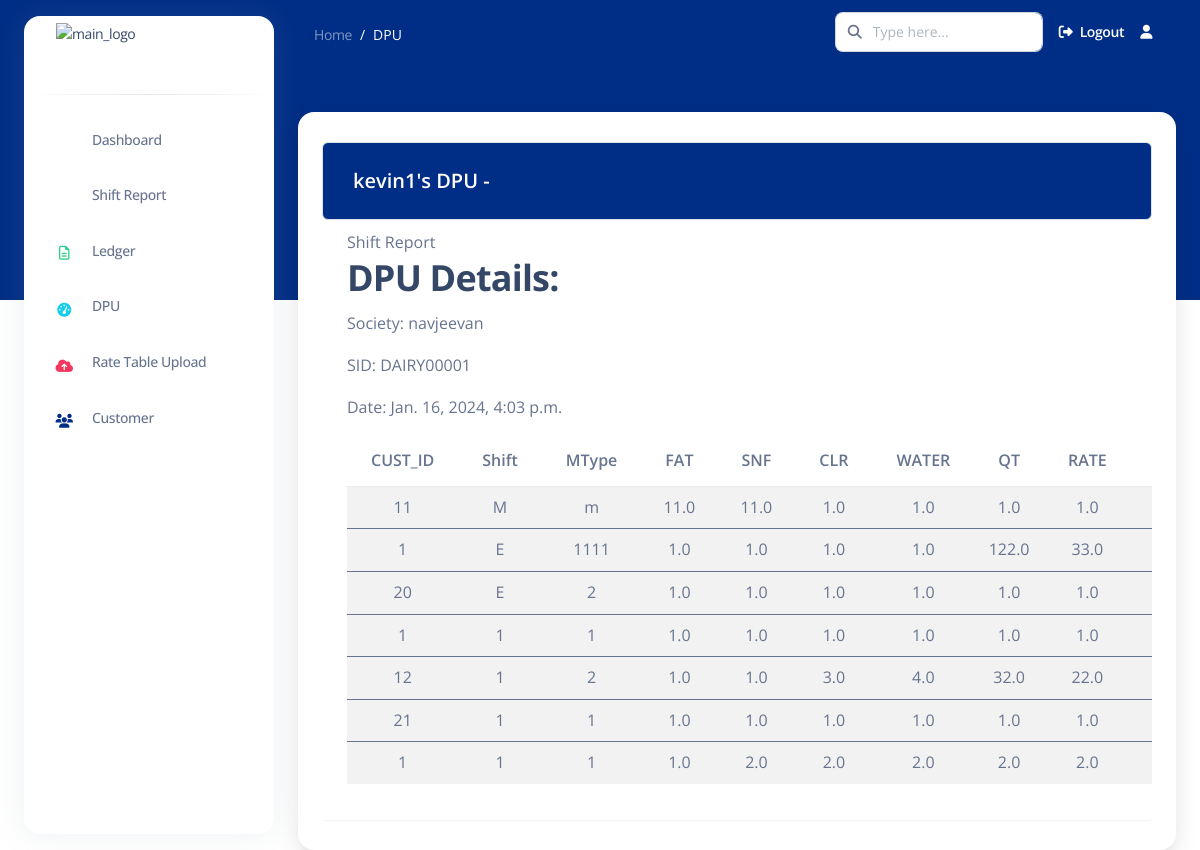
/dpudetails/DAIRY00001/, run on the app's committed database.
### apps/common/models.py (models this page shows, shortened)
class DPU(models.Model):
    user = models.ForeignKey(User, on_delete=models.CASCADE)
    location = models.CharField(max_length=255)
    st_id = models.CharField(max_length=50, unique=True, primary_key=True)  # Renamed from dpu_id to st_id
    society = models.CharField(max_length=255)
    mobile_number = models.CharField(max_length=15)
    owner = models.CharField(max_length=255)
    STATUS_CHOICES = [
        ('active', 'Active'),
        ('deactivated', 'Deactivated'),
    ]
    status = models.CharField(max_length=20, choices=STATUS_CHOICES, default='active')
    date = models.DateTimeField(auto_now_add=True)  # Automatically set on creation

class DREC(models.Model):
    REC_TYPE = models.CharField(max_length=255, default="", blank=True)
    SLIP_TYPE = models.IntegerField(null=True, default=None)
    ST_ID = models.ForeignKey(DPU, on_delete=models.CASCADE, related_name='drecs')  # Use ForeignKey instead of OneToOneField
    CUST_ID = models.IntegerField(null=True, default=None)
    TotalFileRecord = models.IntegerField(null=True, default=None)
    FlagEdited = models.CharField(max_length=255, default="", blank=True)
    MType = models.CharField(max_length=255,null=True, default=None)
    RecordingDate = models.DateField(null=True, default=None)
    SHIFT = models.CharField(max_length=255,null=True, default=None)
    FAT = models.FloatField(null=True, default=None)
    FAT_UNIT = models.CharField(max_length=255, default="", blank=True)
    SNF = models.FloatField(null=True, default=None)
    SNF_UNIT = models.CharField(max_length=255, default="", blank=True)
    CLR = models.FloatField(null=True, default=None)
    CLR_UNIT = models.CharField(max_length=255, default="", blank=True)
    WATER = models.FloatField(null=True, default=None)
    WATER_UNIT = models.CharField(max_length=255, default="", blank=True)
    QT = models.FloatField(null=True, default=None)
    QT_UNIT = models.CharField(max_length=255, default="", blank=True)
    RATE = models.FloatField(null=True, default=None)
    Amount = models.FloatField(null=True, default=None)
    CAmount = models.FloatField(null=True, default=None)
    CSR_NO = models.IntegerField(null=True, default=None)
    CREV = models.IntegerField(null=True, default=None)
    END_TAG = models.CharField(max_length=255, default="", blank=True)
    dpuid = models.CharField(max_length=255, default="", blank=True)

### apps/common/views.py (the view)
# urls.py: path('dpudetails/<str:dpuid>/', dpudetails, name='dpudetails'),
def dpudetails(request, dpuid):
    dpu = get_object_or_404(DPU, st_id=dpuid)
    drecs = dpu.drecs.all()  # Use the correct related name
    context = {
        'dpu': dpu,
        'drecs': drecs,
    }
    return render(request, 'common/dpudetails.html', context)

### templates/common/dpudetails.html (shortened to what this page needs)
{% extends 'base2.html' %}
{% load static %}
{% load crispy_forms_tags %}
{% block content %}
<nav class="navbar navbar-main navbar-expand-lg px-0 mx-4 shadow-none border-radius-xl " id="navbarBlur"
    data-scroll="false">
    <div class="container-fluid py-1 px-3">
        <nav aria-label="breadcrumb">
            <ol class="breadcrumb bg-transparent mb-0 pb-0 pt-1 px-0 me-sm-6 me-5">
                <li class="breadcrumb-item text-sm"><a class="opacity-5 text-white" href="">Home</a>
                </li>
                <li class="breadcrumb-item text-sm text-white active" aria-current="page">DPU</li>
            </ol>
        </nav>
        <div class="collapse navbar-collapse mt-sm-0 mt-2 me-md-0 me-sm-4" id="navbar">
            <div class="ms-md-auto pe-md-3 d-flex align-items-center">
                <div class="input-group">
                    <span class="input-group-text text-body"><i class="fas fa-search" aria-hidden="true"></i></span>
                    <input type="text" class="form-control" placeholder="Type here...">
                </div>
            </div>
            <ul class="navbar-nav  justify-content-end">
                <li class="nav-item d-flex align-items-center">
                    <a href="{% url 'logout' %}" class="nav-link text-white font-weight-bold px-0">
                        <i class="fa fa-sign-out me-sm-1"></i>
                        <span class="d-sm-inline d-none">Logout</span>
                    </a>
                </li>
                <li class="nav-item dropdown pe-2 px-3 d-flex align-items-center">
                    <a href="javascript:;" class="nav-link text-white p-0" id="dropdownMenuButton"
                        data-bs-toggle="dropdown" aria-expanded="false">
                        <i class="fa fa-user cursor-pointer"></i>
                    </a>
                </li>
            </ul>
        </div>
    </div>
</nav>
<div class="container-fluid mt-5">
    <div class="card o-hidden border-0 shadow-lg mt-5">
        <div class="container">
            <div class="table-wrapper table-responsive">
                <div class="table-title border rounded">
                    <div class="row">
                        <div class="col-sm-6">
                            <h5 class="text-white mt-2">{{ dpu.user.username }}'s DPU - {{ dpu.dpu_id }}</h5>
                        </div>
                    </div>
                </div>
                <table class="table table-striped table-hover rounded table-responsive">
                    <thead>
                        <h2>DPU Details:</h2>
                        <p>Society: {{ dpu.society }}</p>
                        <p>SID: {{ dpu.st_id }}</p>
                        <p>Date: {{ dpu.date }}</p>
                        <tr>
                            <th>CUST_ID </th>
                            <th>Shift</th>
                            <th>MType</th>
                            <th>FAT</th>
                            <th>SNF</th>
                            <th>CLR</th>
                            <th>WATER</th>
                            <th>QT</th>
                            <th>RATE</th>
                            <th>Amount</th>
                        </tr>
                    </thead>
                    {% for drec in drecs %}
                    <tbody>
                        <tr class="align-items-center text-align-center rounded">
                            <td>{{ drec.CUST_ID }}</td>
                            <td>{{ drec.SHIFT }}</td>
                            <td>{{ drec.MType }}</td>
                            <td>{{ drec.FAT }}</td>
                            <td>{{ drec.SNF }}</td>
                            <td>{{ drec.CLR }}</td>
                            <td>{{ drec.WATER }}</td>
                            <td>{{ drec.QT }}</td>
                            <td>{{ drec.RATE }}</td>
                            <td>{{ drec.Amount }}</td>
                        </tr>
                    </tbody>
                    {% endfor %}
                </table>
            </div>
        </div>
    </div>
</div>
{% endblock content %}

### templates/common/dpudetails.html (style rules this page uses)
.table-wrapper { background: #fff; padding: 20px 25px; margin: 30px 0; border-radius: 3px; box-shadow: 0 1px 1px rgba(0, 0, 0, .05); }
.table-title { padding-bottom: 1px; background: #002d86; color: #fff !important; padding: 16px 30px; margin: -20px -25px 10px; border-radius: 3px 3px 0 0; }
tr { text-align: center; }
td { padding: 1px; text-align: center; }

### data on the page
DPU: user.username "kevin1", society "navjeevan", st_id "DAIRY00001", date "Jan. 16, 2024, 4:03 p.m."
DREC: CUST_ID "11", SHIFT "M", MType "m", FAT "11.0", SNF "11.0", CLR "1.0", WATER "1.0", QT "1.0", RATE "1.0"
DREC: CUST_ID "1", SHIFT "E", MType "1111", FAT "1.0", SNF "1.0", CLR "1.0", WATER "1.0", QT "122.0", RATE "33.0"
DREC: CUST_ID "20", SHIFT "E", MType "2", FAT "1.0", SNF "1.0", CLR "1.0", WATER "1.0", QT "1.0", RATE "1.0"
DREC: CUST_ID "1", SHIFT "1", MType "1", FAT "1.0", SNF "1.0", CLR "1.0", WATER "1.0", QT "1.0", RATE "1.0"
DREC: CUST_ID "12", SHIFT "1", MType "2", FAT "1.0", SNF "1.0", CLR "3.0", WATER "4.0", QT "32.0", RATE "22.0"
DREC: CUST_ID "21", SHIFT "1", MType "1", FAT "1.0", SNF "1.0", CLR "1.0", WATER "1.0", QT "1.0", RATE "1.0"
DREC: CUST_ID "1", SHIFT "1", MType "1", FAT "1.0", SNF "2.0", CLR "2.0", WATER "2.0", QT "2.0", RATE "2.0"
